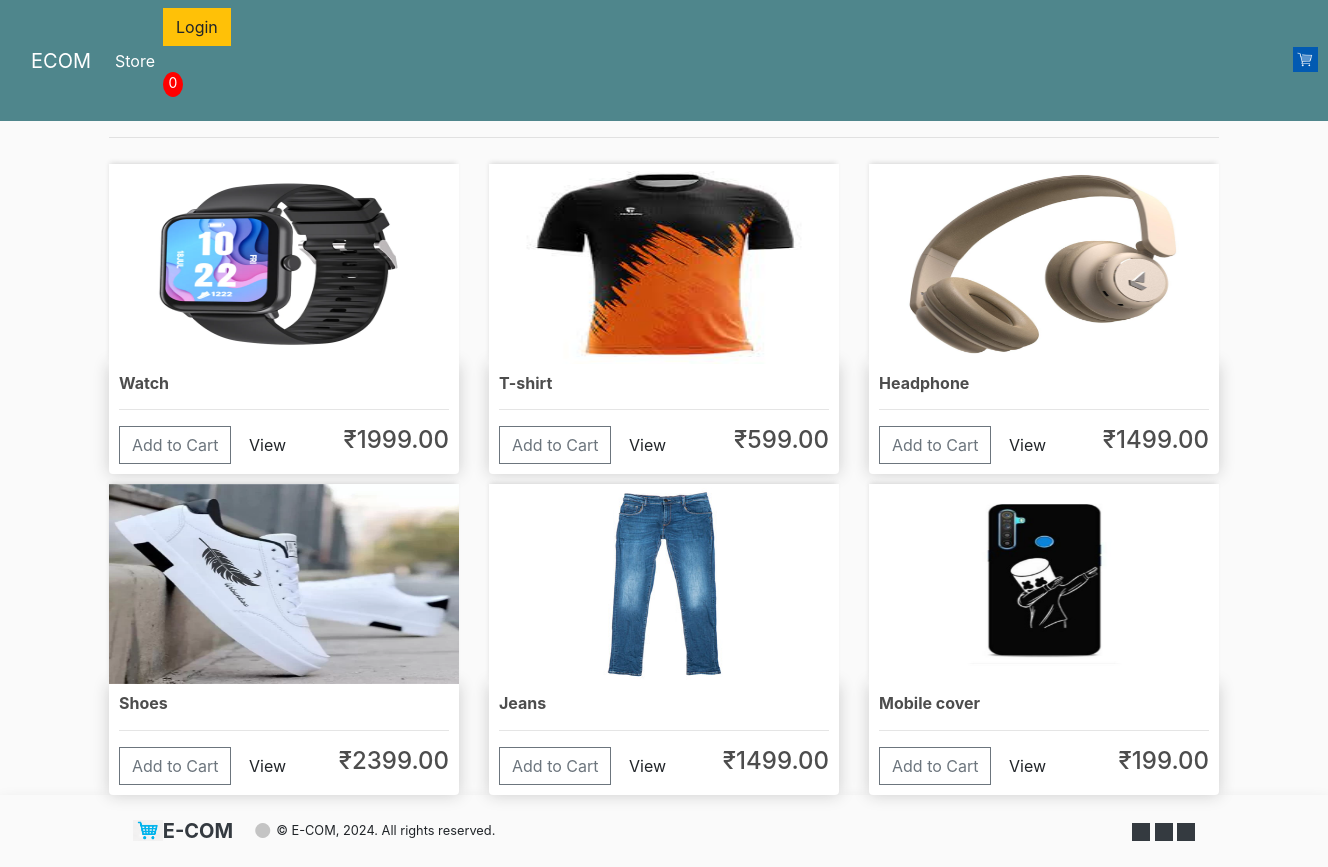
The page / on the database its author committed.
### storeapp/models.py (models this page shows, shortened)
class Product(models.Model):
    name=models.CharField(max_length=200, null=True)
    price=models.FloatField()
    digital=models.BooleanField(default=False,null=True,blank=True)
    image=models.ImageField(null=True,blank=True)

### storeapp/views.py (the view)
# urls.py: path('', views.store, name="store"),
def store(request):
	if request.user.is_authenticated:
		customer=request.user.customer
		order, created=Order.objects.get_or_create(customer=customer, complete=False)
		items=order.orderitem_set.all()
		cartItems=order.get_cart_items
	else:
		items=[]
		order={'get_cart_total':0,'get_cart_items':0,'shipping':False}
		cartItems=order['get_cart_items']
	context = {'items':items,'order':order}
	products=Product.objects.all()
	context = {'products':products,'cartItems':cartItems }
	return render(request, 'store/store.html', context)

### storeapp/templates/store/store.html
{%extends 'store/main.html'%}
{%load static%}
{%block content%}
 <div class="row">
    {%for product in products %}
    <div class="col-lg-4">
        <img class="thumbnail" src="{{product.image.url}}" alt="">
        <div class="box-element product">
            <h6><strong>{{product.name}}</strong></h6>
            <hr>
            <button data-product={{product.id}} data-action="add"  class="btn btn-outline-secondary add-btn update-cart">Add to Cart</button>
            <a class="btn btn-outline-sucess" href="#">View</a>
            <h4 style="display: inline-block; float:right;">₹{{product.price|floatformat:2}}</h4>
        </div>
    </div>
    {%endfor%}
 </div>
{%endblock content%}

### storeapp/templates/store/main.html (shortened to what this page needs)
<!DOCTYPE html>
{%load static%}
<html lang="en">
<head>
        <link rel="stylesheet" href="https://stackpath.bootstrapcdn.com/bootstrap/4.4.1/css/bootstrap.min.css">
        <link rel="stylesheet" href="{%static 'css/main.css'%}">
</head>
<body>
    <nav class="navbar navbar-expand-lg navbar-dark bg-dark">
        <div class="container-fluid">
          <a class="navbar-brand" href="/">ECOM</a>
          <div class="collapse navbar-collapse" id="navbarSupportedContent">
            <ul class="navbar-nav me-auto mb-2 mb-lg-0">
              <li class="nav-item">
                <a class="nav-link active" aria-current="page" href="/">Store</a>
              </li>
            </ul>
            <div class="form-inline my-2 my-lg-0">
                <a href="http://127.0.0.1:8000/admin"class="btn btn-warning">Login</a>
                <a href="cart">
                   <img  id="cart-icon" src="{% static 'images/cart.webp' %}">
               </a>
               <p id="cart-total">{{cartItems}}</p>
           </div>
          </div>
        </div>
    </nav>
     <div class="container">
        <hr>
        {% block content %}
        {% endblock content %}
     </div>
     <div class="blockcode">
      <footer class="page-footer shadow">
        <div
          class="d-flex flex-wrap justify-content-between align-items-center mx-auto py-4"
          style="width: 80%"
        >
          <div class="d-flex flex-wrap align-items-center">
            <a href="/#" class="d-flex align-items-center p-0 text-dark">
              <img alt="logo" src="{%static 'images/Logo.png'%}" width="30px" />
              <span class="ms-4 h5 mb-0 font-weight-bold">E-COM</span>
            </a>
            <span
              style="
                            font-size: 3em;
                            margin: -2rem 0px -1.5rem 1rem;
                            color: #c4c4c4;
                          "
              >&#8226;</span
            >
            <small class="ms-2">&copy; E-COM, 2024. All rights reserved.</small>
          </div>
          <div>
            <button class="btn btn-dark btn-flat p-2">
            </button>
            <button class="btn btn-dark btn-flat p-2">
            </button>
            <button class="btn btn-dark btn-flat p-2">
            </button>
          </div>
        </div>
      </footer>
    </div>
</body>
</html>

### storeapp/static/css/main.css (style rules this page uses)
body { background-color: hsl(0, 0%, 98%); }
h1,h2,h3,h4,h5,h6 { color:hsl(0, 0%, 30%); }
.box-element { box-shadow:hsl(0, 0%, 80%) 0 0 16px; background-color: #fff; border-radius: 4px; padding: 10px; }
.thumbnail { width: 100%; height: 200px; -webkit-box-shadow: -1px -3px 5px -2px rgba(214,214,214,1); -moz-box-shadow: -1px -3px 5px -2px rgba(214,214,214,1); box-shadow: -1px -3px 5px -2px rgba(214,214,214,1); }
.product { border-radius: 0 0 4px 4px; }
.bg-dark { background-color: #4f868c!important; }
#cart-icon { width:25px; display: inline-block; margin-left: 1130px; }
#cart-total { display: block; text-align: center; color:#fff; background-color: red; width: 20px; height: 25px; border-radius: 50%; font-size: 14px; }
.col-lg-4, .col-lg-6, .col-lg-8, .col-lg-12 { margin-top: 10px; }
.btn { border-radius: 0; }

### rows shown on the page
Product: image (picture), name "Watch", price "1999.00"
Product: image (picture), name "T-shirt", price "599.00"
Product: image (picture), name "Headphone", price "1499.00"
Product: image (picture), name "Shoes", price "2399.00"
Product: image (picture), name "Jeans", price "1499.00"
Product: image (picture), name "Mobile cover", price "199.00"

### other values the page prints
{{ cartItems }} "0"
